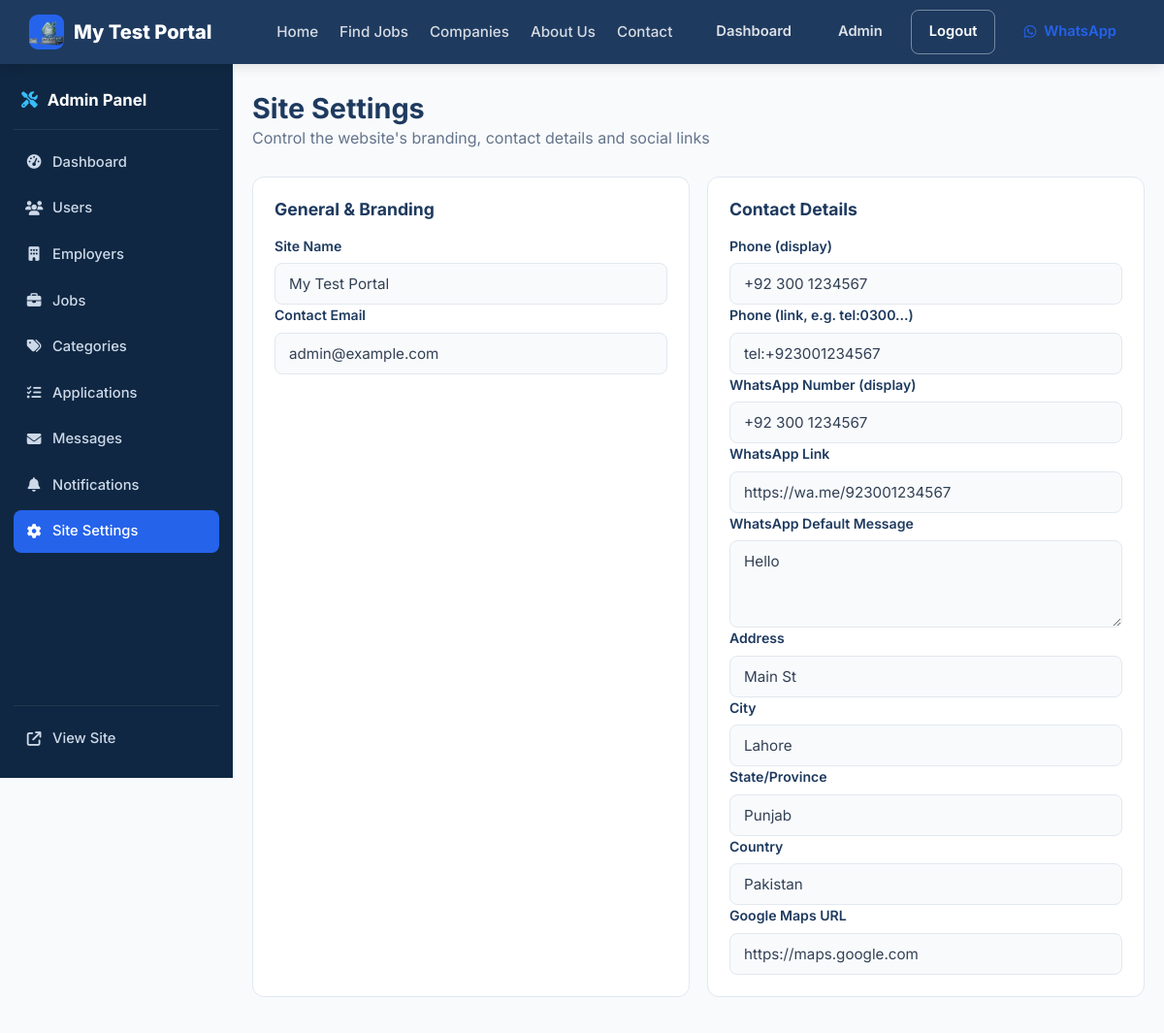
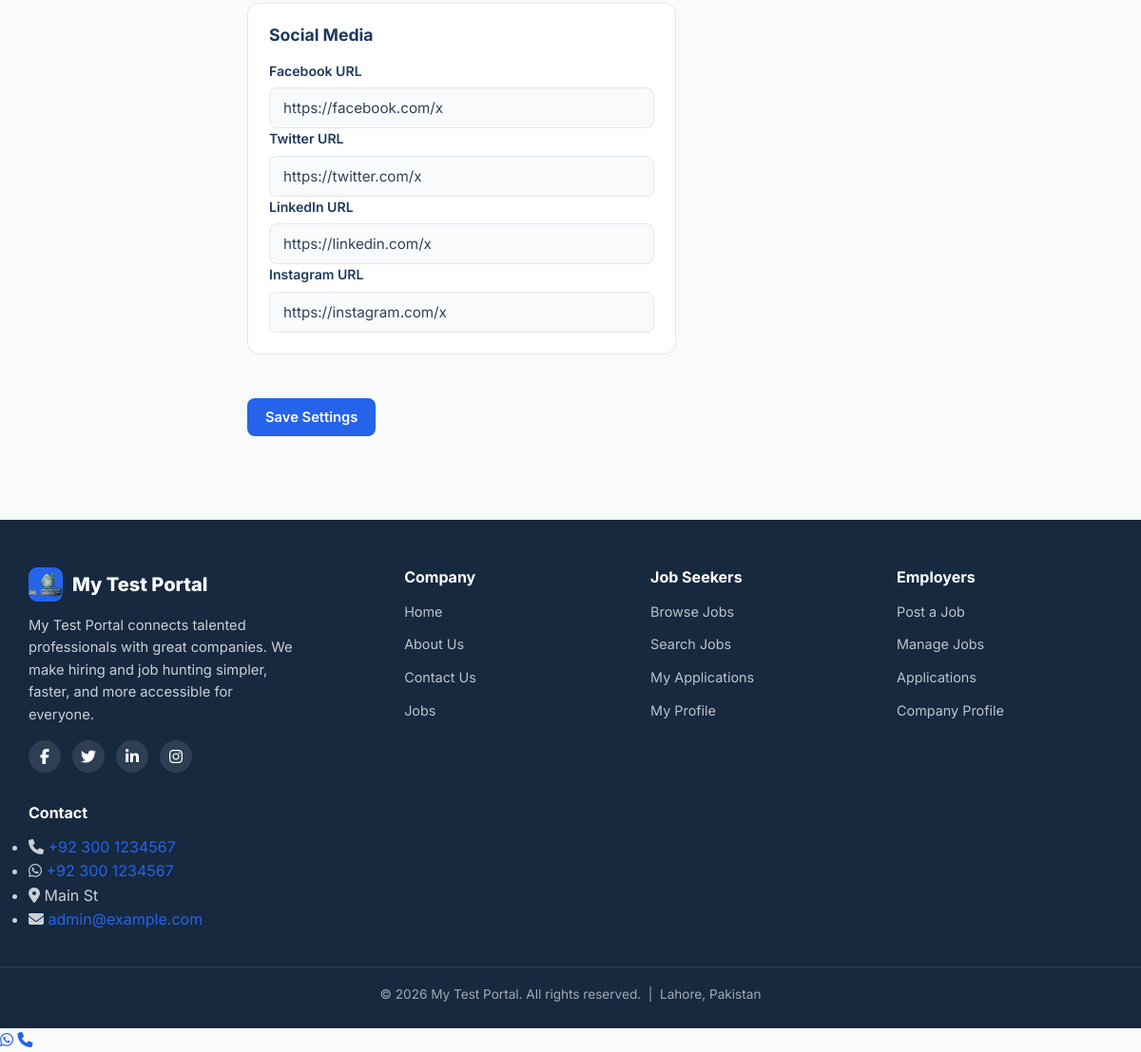
The app's page /admin/settings (signed in) with its own data (2 pictures, top to bottom).
### app/models/site_setting.py (models this page shows, shortened)
class SiteSetting(db.Model):
    __tablename__ = "site_settings"
    id = db.Column(db.Integer, primary_key=True)
    key = db.Column(db.String(80), unique=True, nullable=False, index=True)
    value = db.Column(db.Text, nullable=True)
    label = db.Column(db.String(120), nullable=True)
    group = db.Column(db.String(40), nullable=False, default="general")
    @classmethod
    def get_all(cls):
        return {s.key: s.value for s in cls.query.all()}

### app/routes/admin/__init__.py (the view, shortened to what this page needs)
@bp.route("/settings", methods=["GET", "POST"])
@login_required
@admin_required
def settings():
    from app.forms import SiteSettingsForm
    from app.models import SiteSetting
    form = SiteSettingsForm()
    if not form.is_submitted():
        stored = SiteSetting.get_all()
        for field in form:
            if field.name in ("csrf_token", "submit"):
                continue
            if field.name in stored and stored[field.name] is not None:
                field.data = stored[field.name]
            else:
                field.data = current_app.config.get(field.name, "")
    return render_template("admin/settings.html", form=form, title="Site Settings")

### app/__init__.py (called while the page is built)
@login_manager.user_loader
def load_user(user_id):
    from app.models.user import User
    return db.session.get(User, int(user_id))

### app/models/user.py (called while the page is built)
    @property
    def is_admin(self):
        return self.role == ROLE_ADMIN

    @property
    def is_employer(self):
        return self.role == ROLE_EMPLOYER

    @property
    def is_jobseeker(self):
        return self.role == ROLE_JOBSEEKER

### app/templates/admin/settings.html (shortened to what this page needs)
{% extends "admin/layout.html" %}
{% set active = 'settings' %}
{% macro field(f) %}
<div class="form-field">
    {{ f.label }}
    {{ f(class="input" + (" is-invalid" if f.errors else "")) }}
</div>
{% endmacro %}
{% block admin_content %}
<section class="dashboard admin-dashboard">
    <div class="container">
        <div class="dashboard-head">
            <div>
                <h1>Site Settings</h1>
                <p>Control the website's branding, contact details and social links</p>
            </div>
        </div>
        <form method="post" class="form-grid" novalidate>
            <div class="panel">
                <div class="panel-head"><h3>General & Branding</h3></div>
                {{ field(form.SITE_NAME) }}
                {{ field(form.SITE_EMAIL) }}
            </div>
            <div class="panel">
                <div class="panel-head"><h3>Contact Details</h3></div>
                {{ field(form.SITE_PHONE_DISPLAY) }}
                {{ field(form.SITE_PHONE_HREF) }}
                {{ field(form.SITE_WHATSAPP_NUMBER) }}
                {{ field(form.SITE_WHATSAPP_HREF) }}
                {{ field(form.SITE_WHATSAPP_MESSAGE) }}
                {{ field(form.SITE_ADDRESS) }}
                {{ field(form.SITE_CITY) }}
                {{ field(form.SITE_STATE) }}
                {{ field(form.SITE_COUNTRY) }}
                {{ field(form.SITE_MAP_URL) }}
            </div>
            <div class="panel">
                <div class="panel-head"><h3>Social Media</h3></div>
                {{ field(form.SITE_FACEBOOK_URL) }}
                {{ field(form.SITE_TWITTER_URL) }}
                {{ field(form.SITE_LINKEDIN_URL) }}
                {{ field(form.SITE_INSTAGRAM_URL) }}
            </div>
            <div class="form-actions">
                {{ form.submit(class="btn btn-primary") }}
            </div>
        </form>
    </div>
</section>
{% endblock %}

### app/templates/partials/navbar.html (shortened to what this page needs)
<nav class="navbar">
    <div class="container navbar-inner">
        <a href="{{ url_for('public.index') }}" class="brand">
            <span class="brand-logo"><img src="{{ url_for('static', filename='images/logo.webp') }}" alt="{{ site.SITE_NAME }} logo" class="brand-logo-img"></span>
            <span class="brand-name">{{ site.SITE_NAME }}</span>
        </a>
        <div class="nav-menu" id="navMenu">
            <ul class="nav-links">
                <li><a href="{{ url_for('public.index') }}" class="{% if request.endpoint == 'public.index' %}active{% endif %}">Home</a></li>
                <li><a href="{{ url_for('public.jobs') }}" class="{% if request.endpoint == 'public.jobs' %}active{% endif %}">Find Jobs</a></li>
                <li><a href="{{ url_for('public.companies') }}" class="{% if request.endpoint == 'public.companies' %}active{% endif %}">Companies</a></li>
                <li><a href="{{ url_for('public.about') }}" class="{% if request.endpoint == 'public.about' %}active{% endif %}">About Us</a></li>
                <li><a href="{{ url_for('public.contact') }}" class="{% if request.endpoint == 'public.contact' %}active{% endif %}">Contact</a></li>
            </ul>
            <div class="nav-auth">
                {% if current_user.is_authenticated %}
                    {% set dash = url_for('seeker.dashboard') %}
                    {% if current_user.is_admin %}{% set dash = url_for('admin.dashboard') %}{% endif %}
                    {% if current_user.is_employer %}{% set dash = url_for('employer.dashboard') %}{% endif %}
                    <a href="{{ dash }}" class="btn btn-ghost">Dashboard</a>
                    {% if current_user.is_jobseeker %}
                        <a href="{{ url_for('seeker.profile') }}" class="btn btn-ghost">Profile</a>
                    {% elif current_user.is_employer %}
                        <a href="{{ url_for('employer.company_profile') }}" class="btn btn-ghost">Company</a>
                    {% else %}
                        <a href="{{ url_for('admin.dashboard') }}" class="btn btn-ghost">Admin</a>
                    {% endif %}
                    <a href="{{ url_for('auth.logout') }}" class="btn btn-outline">Logout</a>
                {% else %}
                    <a href="{{ url_for('auth.login') }}" class="btn btn-ghost">Login</a>
                    <a href="{{ url_for('auth.register') }}" class="btn btn-primary">Sign Up</a>
                    <a href="{{ url_for('auth.login') }}" class="btn btn-admin-login" title="Admin Login"><i class="fa-solid fa-lock"></i> Admin</a>
                {% endif %}
                <a href="{{ site.SITE_WHATSAPP_HREF }}?text={{ site.SITE_WHATSAPP_MESSAGE|urlencode }}" target="_blank" rel="noopener" class="btn btn-whatsapp" title="Chat on WhatsApp">
                    <i class="fa-brands fa-whatsapp"></i> WhatsApp
                </a>
            </div>
        </div>
    </div>
</nav>

### app/templates/partials/footer.html
<footer class="footer">
    <div class="container footer-grid">
        <div class="footer-col footer-brand">
            <div class="brand">
                <span class="brand-logo"><img src="{{ url_for('static', filename='images/logo.webp') }}" alt="{{ site.SITE_NAME }} logo" class="brand-logo-img"></span>
                <span class="brand-name">{{ site.SITE_NAME }}</span>
            </div>
            <p class="footer-about">{{ site.SITE_NAME }} connects talented professionals with great companies. We make hiring and job hunting simpler, faster, and more accessible for everyone.</p>
            <div class="footer-social">
                <a href="{{ site.SITE_FACEBOOK_URL }}" aria-label="Facebook" target="_blank" rel="noopener"><i class="fa-brands fa-facebook-f"></i></a>
                <a href="{{ site.SITE_TWITTER_URL }}" aria-label="Twitter" target="_blank" rel="noopener"><i class="fa-brands fa-twitter"></i></a>
                <a href="{{ site.SITE_LINKEDIN_URL }}" aria-label="LinkedIn" target="_blank" rel="noopener"><i class="fa-brands fa-linkedin-in"></i></a>
                <a href="{{ site.SITE_INSTAGRAM_URL }}" aria-label="Instagram" target="_blank" rel="noopener"><i class="fa-brands fa-instagram"></i></a>
            </div>
        </div>
        <div class="footer-col">
            <h4>Company</h4>
            <ul class="footer-links">
                <li><a href="{{ url_for('public.index') }}">Home</a></li>
                <li><a href="{{ url_for('public.about') }}">About Us</a></li>
                <li><a href="{{ url_for('public.contact') }}">Contact Us</a></li>
                <li><a href="{{ url_for('public.jobs') }}">Jobs</a></li>
            </ul>
        </div>
        <div class="footer-col">
            <h4>Job Seekers</h4>
            <ul class="footer-links">
                <li><a href="{{ url_for('public.jobs') }}">Browse Jobs</a></li>
                <li><a href="{{ url_for('public.jobs') }}">Search Jobs</a></li>
                {% if current_user.is_authenticated and current_user.is_jobseeker %}
                    <li><a href="{{ url_for('seeker.applications') }}">My Applications</a></li>
                    <li><a href="{{ url_for('seeker.profile') }}">My Profile</a></li>
                {% else %}
                    <li><a href="{{ url_for('auth.register') }}">My Applications</a></li>
                    <li><a href="{{ url_for('auth.register') }}">My Profile</a></li>
                {% endif %}
            </ul>
        </div>
        <div class="footer-col">
            <h4>Employers</h4>
            <ul class="footer-links">
                {% if current_user.is_authenticated and current_user.is_employer %}
                    <li><a href="{{ url_for('employer.jobs') }}">Post a Job</a></li>
                    <li><a href="{{ url_for('employer.jobs') }}">Manage Jobs</a></li>
                    <li><a href="{{ url_for('employer.applications') }}">Applications</a></li>
                    <li><a href="{{ url_for('employer.company_profile') }}">Company Profile</a></li>
                {% else %}
                    <li><a href="{{ url_for('auth.register') }}">Post a Job</a></li>
                    <li><a href="{{ url_for('auth.register') }}">Manage Jobs</a></li>
                    <li><a href="{{ url_for('auth.register') }}">Applications</a></li>
                    <li><a href="{{ url_for('auth.register') }}">Company Profile</a></li>
                {% endif %}
            </ul>
        </div>
        <div class="footer-col">
            <h4>Contact</h4>
            <ul class="footer-contact">
                <li><i class="fa-solid fa-phone"></i> <a href="{{ site.SITE_PHONE_HREF }}">{{ site.SITE_PHONE_DISPLAY }}</a></li>
                <li><i class="fa-brands fa-whatsapp"></i> <a href="{{ site.SITE_WHATSAPP_HREF }}">{{ site.SITE_WHATSAPP_NUMBER }}</a></li>
                <li><i class="fa-solid fa-location-dot"></i> {{ site.SITE_ADDRESS }}</li>
                <li><i class="fa-solid fa-envelope"></i> <a href="mailto:{{ site.SITE_EMAIL }}">{{ site.SITE_EMAIL }}</a></li>
            </ul>
        </div>
    </div>
    <div class="footer-bottom">
        <div class="container">
            <p>&copy; {{ current_year }} {{ site.SITE_NAME }}. All rights reserved. &nbsp;|&nbsp; {{ site.SITE_CITY }}, {{ site.SITE_COUNTRY }}</p>
        </div>
    </div>
</footer>

### records on screen
SiteSetting: SITE_NAME "My Test Portal", label "Site Name"
SiteSetting: label "Contact Email", SITE_EMAIL "admin@example.com"
SiteSetting: label "Phone (display)", SITE_PHONE_DISPLAY "+92 300 1234567"
SiteSetting: label "Phone (link, e.g. tel:0300...)"
SiteSetting: label "WhatsApp Number (display)", SITE_WHATSAPP_NUMBER "+92 300 1234567"
SiteSetting: label "WhatsApp Link"
SiteSetting: label "WhatsApp Default Message"
SiteSetting: label "Address", SITE_ADDRESS "Main St"
SiteSetting: label "City", SITE_CITY "Lahore"
SiteSetting: label "State/Province"
SiteSetting: label "Country", SITE_COUNTRY "Pakistan"
SiteSetting: label "Google Maps URL"
SiteSetting: label "Facebook URL"
SiteSetting: label "Twitter URL"
SiteSetting: label "LinkedIn URL"
SiteSetting: label "Instagram URL"

### other values on screen
{{ current_year }} "2026"
